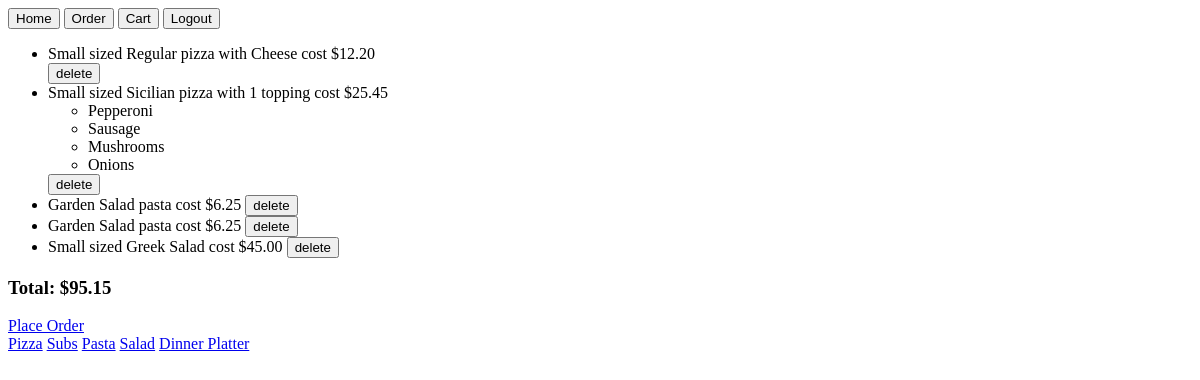
/order (signed in), run on an earlier commit of the app's database.
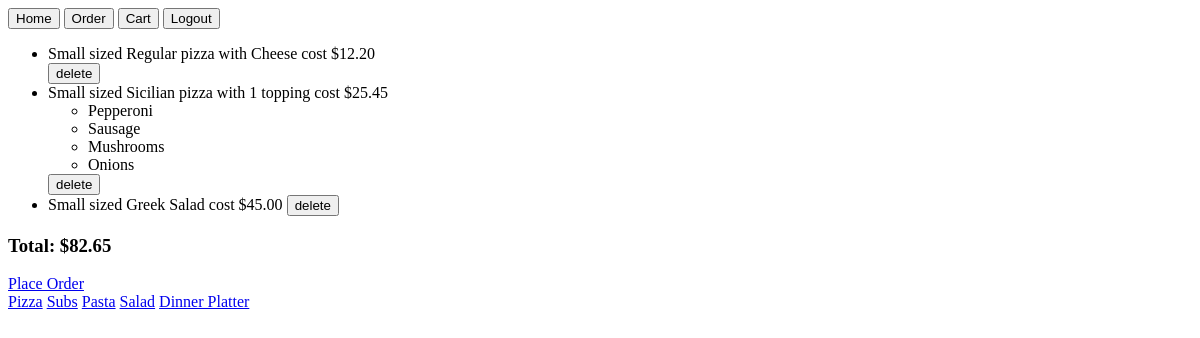
And on a later commit of the database.
### orders/models.py (models this page shows, shortened)
class OrderPizza(models.Model):
    user = models.ForeignKey(User, on_delete = models.SET_NULL, related_name = "pizza_user", null = True)
    menutype = models.CharField(max_length=25, default="pizza", editable="False")
    pizzachoice = models.ForeignKey(PizzaRate, on_delete = models.SET_NULL, related_name = "pizza_choice", null = True)
    toppingchoice = models.ManyToManyField(ToppingChoice, related_name = "pizza_topping")
    paid = models.BooleanField(default = False)

class PizzaRate(models.Model):
    pizzatype = models.ForeignKey(PizzaType, on_delete = models.CASCADE, related_name = "pizza_type")
    pizzasize = models.ForeignKey(Size, on_delete = models.CASCADE, related_name = "pizza_size")
    toppingtype = models.ForeignKey(ToppingType, on_delete = models.CASCADE, related_name = "topping_type")
    price = models.DecimalField(max_digits = 6, decimal_places = 2)
    class Meta:
        unique_together = ["pizzatype", "pizzasize", "toppingtype"]
    def __str__(self):
        return f"{self.pizzasize} sized {self.pizzatype} pizza with {self.toppingtype} cost ${self.price}"

class Size(models.Model):
    size = models.CharField(max_length = 64)
    def __str__(self):
        return f"{self.size}"

class PizzaType(models.Model):
    pizzatype = models.CharField(max_length = 64)
    def __str__(self):
        return f"{self.pizzatype}"

class ToppingType(models.Model):
    toppingtype = models.CharField(max_length = 64)
    def __str__(self):
        return f"{self.toppingtype}"

class ToppingChoice(models.Model):
    toppingchoice = models.CharField(max_length = 64)
    def __str__(self):
        return f"{self.toppingchoice}"

class OrderSalad(models.Model):
    user = models.ForeignKey(User, on_delete = models.SET_NULL, related_name = "salad_user", null = True)
    menutype = models.CharField(max_length=25, default="salad", editable="False")
    saladchoice = models.ForeignKey(SaladRate, on_delete = models.SET_NULL, related_name = "salad_choice", null = True)
    paid = models.BooleanField(default = False)

class SaladRate(models.Model):
    saladchoice = models.CharField(max_length = 64)
    price = models.DecimalField(max_digits = 6, decimal_places = 2)
    def __str__(self):
        return f"{self.saladchoice} pasta cost ${self.price}"

class OrderDinnerPlatter(models.Model):
    user = models.ForeignKey(User, on_delete = models.SET_NULL, related_name = "dinnerplatter_user", null = True)
    menutype = models.CharField(max_length=25, default="dinnerplatter", editable="False")
    dinnerplatterchoice = models.ForeignKey(DinnerPlatterRate, on_delete = models.SET_NULL, related_name = "dinnerplatter_choice", null = True)
    paid = models.BooleanField(default = False)

class DinnerPlatterRate(models.Model):
    dinnerplatterchoice = models.ForeignKey(DinnerPlatterChoice, on_delete = models.CASCADE, related_name = "dinnerplatter_choice")
    dinnerplattersize = models.ForeignKey(Size, on_delete = models.CASCADE, related_name = "dinnerplatter_size")
    price = models.DecimalField(max_digits = 6, decimal_places = 2)
    def __str__(self):
        return f"{self.dinnerplattersize} sized {self.dinnerplatterchoice} cost ${self.price}"

class DinnerPlatterChoice(models.Model):
    dinnerplatterchoice = models.CharField(max_length = 64)
    def __str__(self):
        return f"{self.dinnerplatterchoice}"

### orders/views.py (the view)
# urls.py: path("order", views.order, name="order"),
@login_required(login_url='/login')
def order(request):
    last_orders = user_cost(request)
    context = {
    "last_orders" : last_orders,
    "pizzatype" : serialize("json",PizzaRate.pizzatype.get_queryset()),
    "pizzasize" : serialize("json",PizzaRate.pizzasize.get_queryset()),
    "toppingtype" : serialize("json",PizzaRate.toppingtype.get_queryset()),
    "toppingchoice" : serialize("json",ToppingChoice.objects.all()),
    "pizzarate" : serialize("json",PizzaRate.objects.all()),
    "subchoice" : serialize("json", SubRate.subchoice.get_queryset()),
    "subsize" : serialize("json", SubRate.subsize.get_queryset()),
    "subextrachoice" : serialize("json", SubExtraRate.objects.all()),
    "subrate" : serialize("json", SubRate.objects.all()),
    "pastarate" : serialize("json", PastaRate.objects.all()),
    "saladrate" : serialize("json", SaladRate.objects.all()),
    "dinnerplatterrate" : serialize("json", DinnerPlatterRate.objects.all()),
    "dinnerplattersize" : serialize("json", DinnerPlatterRate.dinnerplattersize.get_queryset()),
    "dinnerplatterchoice" : serialize("json", DinnerPlatterRate.dinnerplatterchoice.get_queryset())
    }
    return render(request, "orders/order.html", context)

### orders/templates/orders/order.html (shortened to what this page needs)
{% extends "orders/layout.html" %}
{% block body %}
<div class="container">
  <div id="placedorders">
    <ul>
      {% for order in last_orders.order_list %}
      <li data-menutype="{{order.menutype}}" data-pk="{{order.pk}}" data-todo="delete">
        {% if order.menutype == "pizza" %}
          {{order.pizzachoice}}
          <ul>
              {% for toppingchoice in order.toppingchoice.all %}
                <li>{{toppingchoice}}</li>
              {% endfor %}
          </ul>
        {% elif order.menutype == "pasta" %}
          {{order.pastachoice}}
        {% elif order.menutype == "salad" %}
          {{order.saladchoice}}
        {% elif order.menutype == "dinnerplatter" %}
          {{order.dinnerplatterchoice}}
        {% endif %}
        <button type="button" class="btn btn-primary delete_order">delete</button>
      </li>
        {% empty %}
        <li>No previous orders in cart</li>
      {% endfor %}
    </ul>
  </div>
  {% if last_orders.order_list %}
    <h3>Total: ${{last_orders.total_cost}}</h3>
    <a href="{% url 'show_order' %}">Place Order</button>
  {% endif %}
</div>
<div class="container">
  <div>
    <a class="menubtn" id="pizza" href="#">Pizza</a>
    <a class="menubtn" id="sub" href="#">Subs</a>
    <a class="menubtn" id="pasta" href="#">Pasta</a>
    <a class="menubtn" id="salad" href="#">Salad</a>
    <a class="menubtn" id="dinnerplatter" href="#">Dinner Platter</a>
  </div>
</div>
{% endblock %}

What changed in the data, as far as the page shows it:
removed OrderSalad: saladchoice "Garden Salad pasta cost $6.25"
removed OrderSalad: saladchoice "Garden Salad pasta cost $6.25"
Also different on the page:
{{ last_orders.total_cost }}: "95.15" → "82.65"
